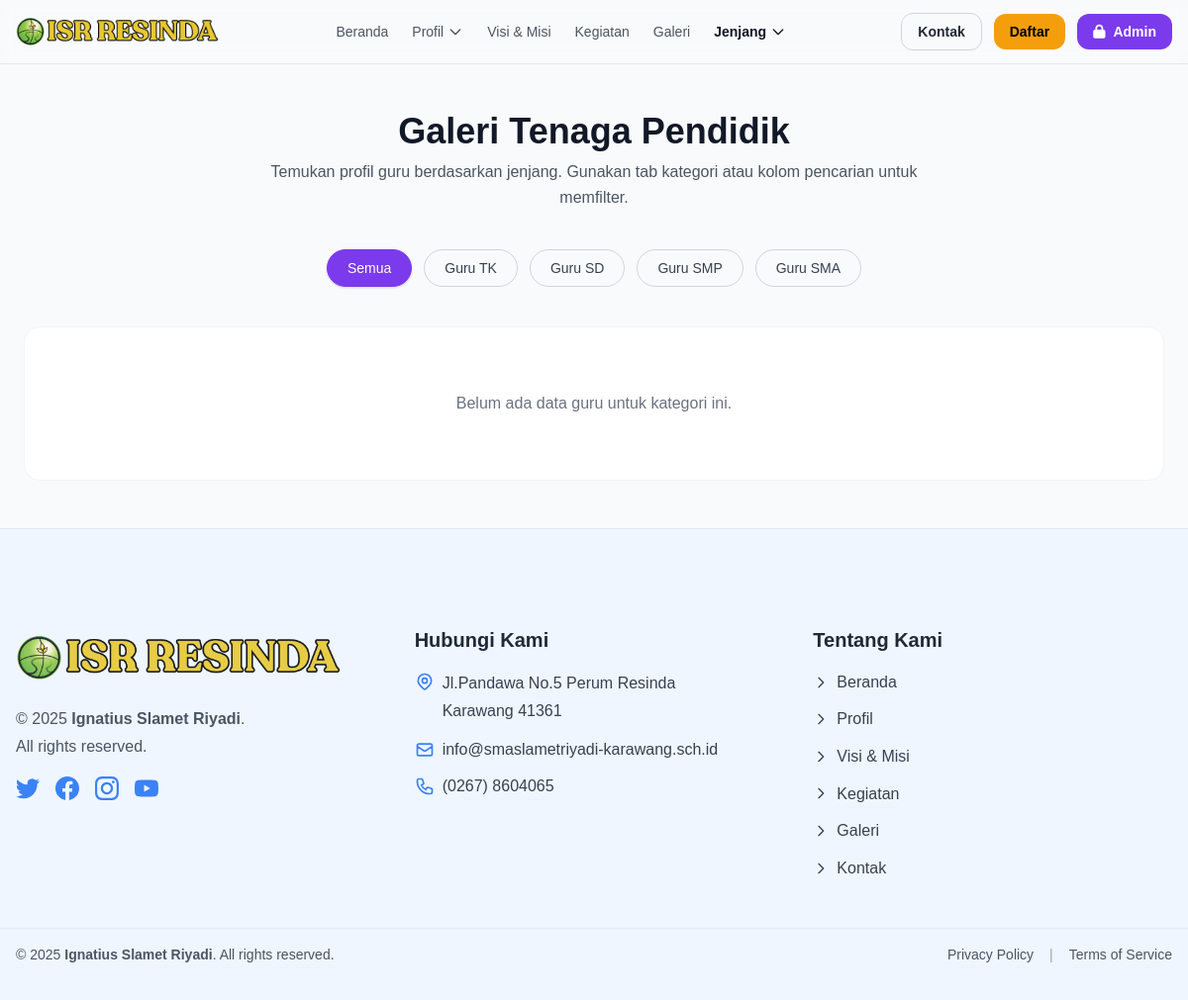
Page /galery.php on the earlier database version.
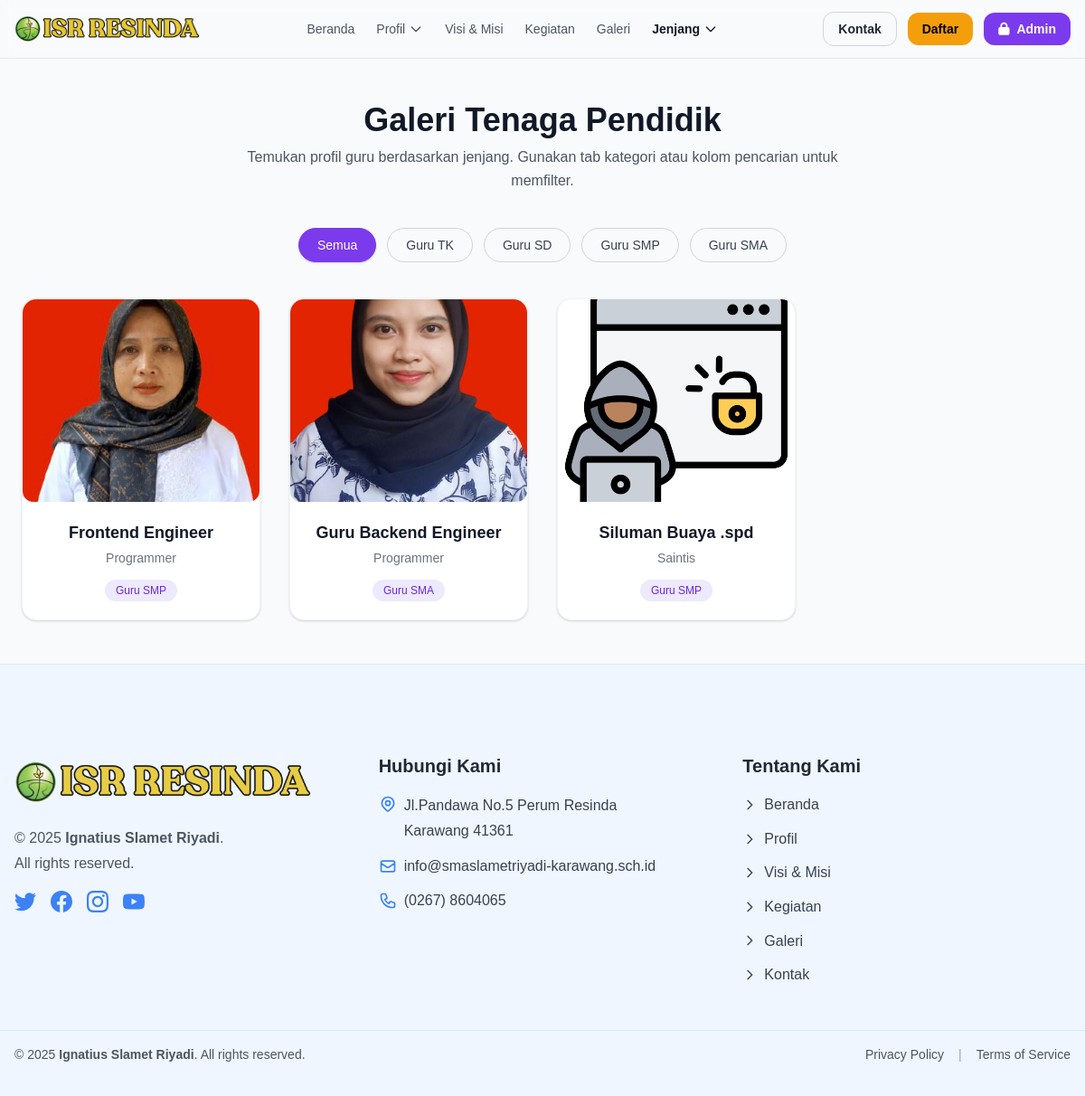
Same page on the later database version.
### tables this page shows
CREATE TABLE `gallery` (
  `id` int NOT NULL,
  `title` varchar(255) NOT NULL,
  `description` text,
  `image_path` varchar(500) NOT NULL,
  `category` enum('tk','sd','smp','sma') NOT NULL,
  `status` enum('active','inactive') DEFAULT 'active',
  `created_by` int DEFAULT NULL,
  `created_at` timestamp NULL DEFAULT CURRENT_TIMESTAMP
);

### includes/config.php (called while the page is built, shortened)
<?php
function url($path = '') {
  $path = ltrim((string)$path, '/');
  return BASE_URL . $path;
}
function asset($path = '') {
  $path = ltrim((string)$path, '/');
  return BASE_URL . $path;
}

### config/database.php (called while the page is built, shortened)
<?php
class Database {
    private $host;
    private $port;
    private $db_name;
    private $username;
    private $password;
    public function __construct() {
        $this->host = getenv("MYSQLHOST") ?: "localhost";
        $this->port = getenv("MYSQLPORT") ?: "3306";
        $this->db_name = getenv("MYSQLDATABASE") ?: "isr_school";
        $this->username = getenv("MYSQLUSER") ?: "root";
        $this->password = getenv("MYSQLPASSWORD") ?: "";
    }
    public function getConnection() {
        $this->conn = null;
        try {
            $dsn = "mysql:host={$this->host};port={$this->port};dbname={$this->db_name};charset=utf8mb4";
            $this->conn = new PDO($dsn, $this->username, $this->password, [
                PDO::ATTR_ERRMODE => PDO::ERRMODE_EXCEPTION,
                PDO::ATTR_DEFAULT_FETCH_MODE => PDO::FETCH_ASSOC
            ]);
        } catch(PDOException $exception) {
            echo "Connection error: " . $exception->getMessage();
        }
        return $this->conn;
    }
}
?>

### models/Gallery.php (called while the page is built, shortened)
<?php
require_once __DIR__ . '/../config/database.php';
class Gallery {
  private $db;
  public function __construct() {
    $this->db = (new Database())->getConnection();
  }
  public function all($filters = []) {
    $sql = "SELECT * FROM gallery WHERE 1=1";
    $params = [];
    if (!empty($filters['status'])) {
      $sql .= " AND status = :status";
      $params[':status'] = $filters['status'];
    }
    $sql .= " ORDER BY created_at DESC";
    $stmt = $this->db->prepare($sql);
    foreach ($params as $k => $v) $stmt->bindValue($k, $v);
    $stmt->execute();
    return $stmt->fetchAll(PDO::FETCH_ASSOC);
  }
}

### galery.php (the view, shortened to what this page needs)
<?php require_once __DIR__ . '/includes/config.php'; ?>
<?php
require_once __DIR__ . '/models/Gallery.php';
$gal = new Gallery();
$category = strtolower(trim($_GET['category'] ?? ''));
$validCats = ['tk','sd','smp','sma'];
if (!in_array($category, $validCats, true)) {
  $category = '';
}
$items = $gal->all([
  'status'   => 'active',
  'category' => $category ?: null,
]);
$catLabels = [
  'tk'  => 'Guru TK',
  'sd'  => 'Guru SD',
  'smp' => 'Guru SMP',
  'sma' => 'Guru SMA',
];
function h($s){ return htmlspecialchars((string)$s, ENT_QUOTES, 'UTF-8'); }
?>
<?php include 'includes/header.php'; ?>
<div class="max-w-7xl mx-auto px-6 py-12">
  <div class="text-center mb-10">
    <h1 class="text-3xl sm:text-4xl font-extrabold text-gray-900 mb-2">
      Galeri Tenaga Pendidik
    </h1>
    <p class="text-gray-600 max-w-2xl mx-auto">
      Temukan profil guru berdasarkan jenjang. Gunakan tab kategori atau kolom pencarian untuk memfilter.
    </p>
  </div>
  <div class="flex flex-wrap justify-center gap-3 mb-10">
    <a href="galery.php"
       class="px-5 py-2 rounded-full border text-sm font-medium transition
              <?= $category === '' ? 'bg-purple-600 border-purple-600 text-white shadow' : 'border-gray-300 text-gray-700 hover:bg-purple-50 hover:border-purple-400' ?>">
      Semua
    </a>
    <?php foreach ($catLabels as $key => $label): ?>
      <a href="<?= url('galery.php?category=' . rawurlencode($key)) ?>"
         class="px-5 py-2 rounded-full border text-sm font-medium transition
                <?= $category === $key
                  ? 'bg-purple-600 border-purple-600 text-white shadow'
                  : 'border-gray-300 text-gray-700 hover:bg-purple-50 hover:border-purple-400' ?>">
        <?= h($label) ?>
      </a>
    <?php endforeach; ?>
  </div>
  <?php if (!empty($items)): ?>
    <div class="grid grid-cols-1 sm:grid-cols-2 md:grid-cols-3 lg:grid-cols-4 gap-8">
      <?php foreach ($items as $it): if (!is_array($it)) continue; ?>
        <div class="bg-white rounded-2xl shadow hover:shadow-lg transition overflow-hidden border border-gray-100">
          <?php if (!empty($it['image_path'])): ?>
            <img src="<?= h(asset($it['image_path'])) ?>"
                alt="<?= h($it['title'] ?? 'Guru') ?>"
                  class="h-56 w-full object-cover">
          <?php else: ?>
            <div class="h-56 w-full bg-gray-100 flex items-center justify-center text-gray-400 text-sm">Tanpa Foto</div>
          <?php endif; ?>
          <div class="p-5 text-center">
            <h3 class="text-lg font-semibold text-gray-900 mb-1"><?= h($it['title'] ?? 'Nama Guru') ?></h3>
            <p class="text-sm text-gray-500 mb-3"><?= h($it['description'] ?? '-') ?></p>
            <?php
              $catKey = isset($it['category']) ? strtolower($it['category']) : '';
              if (isset($catLabels[$catKey])):
            ?>
              <span class="inline-block text-xs font-medium px-3 py-1 rounded-full bg-purple-100 text-purple-700">
                <?= h($catLabels[$catKey]) ?>
              </span>
            <?php endif; ?>
          </div>
        </div>
      <?php endforeach; ?>
    </div>
  <?php else: ?>
    <div class="text-center py-16 bg-white rounded-2xl border border-gray-100">
      <p class="text-gray-500">Belum ada data guru untuk kategori ini.</p>
    </div>
  <?php endif; ?>
</div>
<?php include 'includes/footer.php'; ?>

### includes/header.php (shortened to what this page needs)
<?php
$base_url = BASE_URL;
?>
<!doctype html>
<html lang="id">
<head>
  <link href="https://cdn.jsdelivr.net/npm/tailwindcss@2.2.19/dist/tailwind.min.css" rel="stylesheet">
  <link rel="stylesheet" href="https://cdnjs.cloudflare.com/ajax/libs/font-awesome/6.0.0/css/all.min.css">
  <link rel="stylesheet" href="<?php echo $base_url; ?>assets/css/style.css" />
</head>
<body class="bg-gray-50 text-gray-800 antialiased">
  <nav class="sticky top-0 z-50 bg-white/90 backdrop-filter backdrop-blur border-b border-gray-200">
    <div class="max-w-7xl mx-auto px-4">
      <div class="flex items-center justify-between h-16">
        <a href="<?php echo $base_url; ?>index.php" class="flex items-center">
          <img src="<?php echo $base_url; ?>assets/img/logo.png" alt="ISR" class="h-10 w-auto object-contain">
        </a>
        <div class="hidden md:flex items-center gap-6">
          <a class="text-sm font-medium text-gray-600 hover:text-gray-900" href="<?php echo $base_url; ?>index.php">Beranda</a>
          <div class="relative dropdown">
            <button class="text-sm font-medium text-gray-600 hover:text-gray-900 inline-flex items-center gap-1">
              Profil
              <svg class="w-4 h-4" fill="none" stroke="currentColor" viewBox="0 0 24 24">
                <path stroke-linecap="round" stroke-linejoin="round" stroke-width="2" d="M19 9l-7 7-7-7"></path>
              </svg>
            </button>
          </div>
          <a class="text-sm font-medium text-gray-600 hover:text-gray-900" href="<?php echo $base_url; ?>visi-misi.php">Visi &amp; Misi</a>
          <a class="text-sm font-medium text-gray-600 hover:text-gray-900" href="<?php echo $base_url; ?>kegiatan.php">Kegiatan</a>
          <a class="text-sm font-medium text-gray-600 hover:text-gray-900" href="<?php echo $base_url; ?>galery.php">Galeri</a>
          <div class="relative dropdown">
            <button class="text-sm font-semibold text-gray-900 hover:text-gray-700 inline-flex items-center gap-1">
              Jenjang
              <svg class="w-4 h-4" fill="none" stroke="currentColor" viewBox="0 0 24 24">
                <path stroke-linecap="round" stroke-linejoin="round" stroke-width="2" d="M19 9l-7 7-7-7"></path>
              </svg>
            </button>
          </div>
        </div>
        <div class="hidden md:flex items-center gap-3">
          <a class="inline-flex items-center px-4 py-2 rounded-xl text-sm font-semibold border border-gray-300 hover:border-gray-900" href="<?php echo $base_url; ?>kontak.php">Kontak</a>
          <a class="inline-flex items-center px-4 py-2 rounded-xl text-sm font-semibold bg-yellow-500 text-black hover:opacity-90" href="<?php echo $base_url; ?>kontak.php#daftar">Daftar</a>
          <a class="inline-flex items-center px-4 py-2 rounded-xl text-sm font-semibold bg-purple-600 text-white hover:bg-purple-700" href="<?php echo $base_url; ?>admin/login.php">
            <i class="fas fa-lock mr-2"></i>Admin
          </a>
        </div>
      </div>
    </div>
  </nav>

### includes/footer.php (shortened to what this page needs)
<?php
$base_url = BASE_URL;
?>
  <footer class="footer-tight bg-blue-50 border-t border-blue-100">
    <div class="max-w-7xl mx-auto px-4 py-12">
      <div class="grid grid-cols-1 md:grid-cols-3 gap-10">
        <div>
          <div class="flex items-center gap-3 mb-4">
            <img src="<?php echo $base_url; ?>assets/img/logo.png" alt="ISR Resinda" class="h-16 w-auto object-contain opacity-90">
          </div>
          <p class="text-gray-600 leading-7">
            © 2025 <span class="font-semibold">Ignatius Slamet Riyadi</span>.<br>
            All rights reserved.
          </p>
          <div class="mt-4 flex items-center gap-4 text-blue-500">
            <a href="https://twitter.com" target="_blank" rel="noopener" class="hover:text-blue-700 transition" aria-label="Twitter">
            </a>
            <a href="https://facebook.com" target="_blank" rel="noopener" class="hover:text-blue-700 transition" aria-label="Facebook">
            </a>
            <a href="https://instagram.com" target="_blank" rel="noopener" class="hover:text-blue-700 transition" aria-label="Instagram">
            </a>
            <a href="https://youtube.com" target="_blank" rel="noopener" class="hover:text-blue-700 transition" aria-label="YouTube">
            </a>
          </div>
        </div>
        <div>
          <h3 class="text-xl font-semibold text-gray-800 mb-4">Hubungi Kami</h3>
          <div class="space-y-3 text-gray-700">
            <div class="flex items-start gap-2">
              <p class="leading-7">
                Jl.Pandawa No.5 Perum Resinda<br>Karawang 41361
              </p>
            </div>
            <div class="flex items-center gap-2">
              <svg class="w-5 h-5 text-blue-500 flex-shrink-0" fill="none" stroke="currentColor" viewBox="0 0 24 24">
                <path stroke-linecap="round" stroke-linejoin="round" stroke-width="2" d="M3 8l7.89 5.26a2 2 0 002.22 0L21 8M5 19h14a2 2 0 002-2V7a2 2 0 00-2-2H5a2 2 0 00-2 2v10a2 2 0 002 2z"></path>
              </svg>
              <a href="mailto:info@smaslametriyadi-karawang.sch.id" class="text-orange-500 hover:text-orange-600 font-medium transition">
                info@smaslametriyadi-karawang.sch.id
              </a>
            </div>
            <div class="flex items-center gap-2">
              <span class="text-gray-700 font-medium">(0267) 8604065</span>
            </div>
          </div>
        </div>
        <div>
          <h3 class="text-xl font-semibold text-gray-800 mb-4">Tentang Kami</h3>
          <ul class="space-y-3 text-gray-700">
            <li><a href="<?php echo $base_url; ?>index.php" class="hover:text-gray-900 transition flex items-center gap-2">
              <svg class="w-4 h-4 text-orange-500" fill="none" stroke="currentColor" viewBox="0 0 24 24">
                <path stroke-linecap="round" stroke-linejoin="round" stroke-width="2" d="M9 5l7 7-7 7"></path>
              </svg> Beranda</a>
            </li>
            <li><a href="<?php echo $base_url; ?>profil.php" class="hover:text-gray-900 transition flex items-center gap-2">
              <svg class="w-4 h-4 text-orange-500" fill="none" stroke="currentColor" viewBox="0 0 24 24">
                <path stroke-linecap="round" stroke-linejoin="round" stroke-width="2" d="M9 5l7 7-7 7"></path>
              </svg> Profil</a>
            </li>
            <li><a href="<?php echo $base_url; ?>visi-misi.php" class="hover:text-gray-900 transition flex items-center gap-2">
              <svg class="w-4 h-4 text-orange-500" fill="none" stroke="currentColor" viewBox="0 0 24 24">
                <path stroke-linecap="round" stroke-linejoin="round" stroke-width="2" d="M9 5l7 7-7 7"></path>
              </svg> Visi &amp; Misi</a>
            </li>
            <li><a href="<?php echo $base_url; ?>kegiatan.php" class="hover:text-gray-900 transition flex items-center gap-2">
              <svg class="w-4 h-4 text-orange-500" fill="none" stroke="currentColor" viewBox="0 0 24 24">
                <path stroke-linecap="round" stroke-linejoin="round" stroke-width="2" d="M9 5l7 7-7 7"></path>
              </svg> Kegiatan</a>
            </li>
            <li><a href="<?php echo $base_url; ?>galery.php" class="hover:text-gray-900 transition flex items-center gap-2">
              <svg class="w-4 h-4 text-orange-500" fill="none" stroke="currentColor" viewBox="0 0 24 24">
                <path stroke-linecap="round" stroke-linejoin="round" stroke-width="2" d="M9 5l7 7-7 7"></path>
              </svg> Galeri</a>
            </li>
            <li><a href="<?php echo $base_url; ?>kontak.php" class="hover:text-gray-900 transition flex items-center gap-2">
              <svg class="w-4 h-4 text-orange-500" fill="none" stroke="currentColor" viewBox="0 0 24 24">
                <path stroke-linecap="round" stroke-linejoin="round" stroke-width="2" d="M9 5l7 7-7 7"></path>
              </svg> Kontak</a>
            </li>
          </ul>
        </div>
      </div>
    </div>
    <div class="border-t border-blue-100">
      <div class="max-w-7xl mx-auto px-4 py-4">
        <div class="flex flex-col md:flex-row justify-between items-center gap-4 text-sm text-gray-600">
          <p>© 2025 <span class="font-semibold">Ignatius Slamet Riyadi</span>. All rights reserved.</p>
          <div class="flex items-center gap-4">
            <a href="<?php echo $base_url; ?>privacy.php" class="hover:text-gray-900 transition">Privacy Policy</a>
            <span class="text-gray-400">|</span>
            <a href="<?php echo $base_url; ?>terms.php" class="hover:text-gray-900 transition">Terms of Service</a>
          </div>
        </div>
      </div>
    </div>
  </footer>
</body>
</html>

### assets/css/style.css (style rules this page uses)
* { margin: 0; padding: 0; box-sizing: border-box; font-family: 'Arial', sans-serif; }
body { background-color: #f5f5f5; color: #333; line-height: 1.6; }
footer { background-color: #004d40; color: white; padding: 50px 0 20px; }
img { max-width:100%;height:auto;border-radius:0.75rem }

### includes/header.php (style rules this page uses)
body { font-family:'Inter',system-ui,-apple-system,'Segoe UI',Roboto,Helvetica,Arial }

Differences in the rows shown:
added gallery: image_path (picture), title "Frontend Engineer", description "Programmer", category "Guru SMP"
added gallery: image_path (picture), title "Guru Backend Engineer", description "Programmer", category "Guru SMA"
added gallery: image_path (picture), title "Siluman Buaya .spd", description "Saintis", category "Guru SMP"
Other differences:
text no longer shown: "Belum ada data guru untuk kategori ini."
